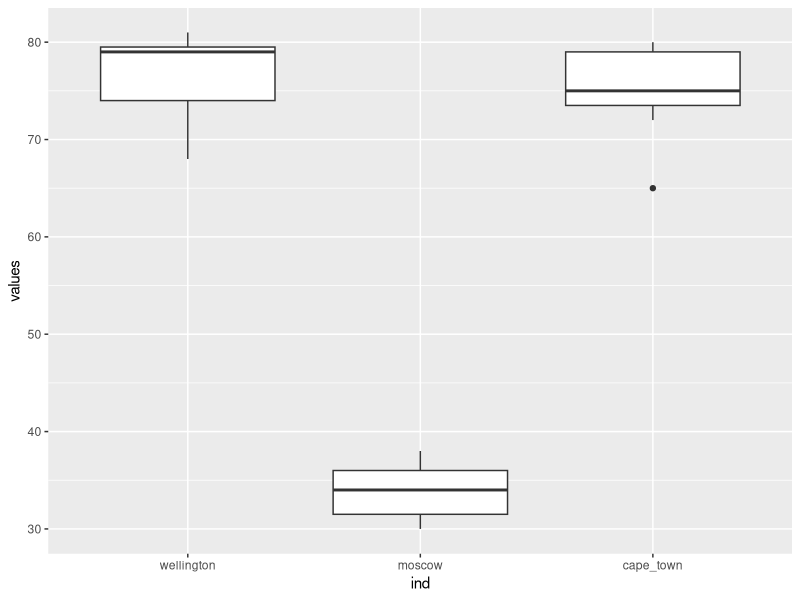

Write R code to recreate this figure.
## ---- chunk 1
test_variable <- 2 + 6
test_variable
## ---- chunk 2
# Create your variable here
temps_f <- c(68, 79, 75, 73, 79, 81, 80)
## ---- chunk 3
# Write your function here
fahrenheit_to_celsius <- function(temp){
 return((temp - 32) * 5 / 9)
}
fahrenheit_to_celsius(32)
fahrenheit_to_celsius(0)
## ---- chunk 4
# Apply your function to temp_f here
temps_c <- sapply(temps_f, fahrenheit_to_celsius)
temps_c
## ---- chunk 5
# Write your function here
is_nice_weather <- function(temps){
  count <- 0
  for(temp in temps){
    if (temp > 60){
      count <- count + 1
    }
  }
  return(count > length(temps) / 2)
}

is_nice_weather(temps_f)

## ---- chunk 6
# Create your list here
possible_destinations <- list(wellington = temps_f, moscow = c(30, 32, 31, 36, 38, 36, 34), cape_town = c(80, 75, 78, 80, 75, 65, 72))
possible_destinations
## ---- chunk 7
# Apply your function to your list
nice_cities <- lapply(possible_destinations, is_nice_weather)
nice_cities
## ---- chunk 8
# Create your boxplot visualization.
library(ggplot2)
destination_df <- as.data.frame(possible_destinations)
ggplot(stack(destination_df), aes(x = ind, y = values)) +
  geom_boxplot()
## ---- chunk 9

